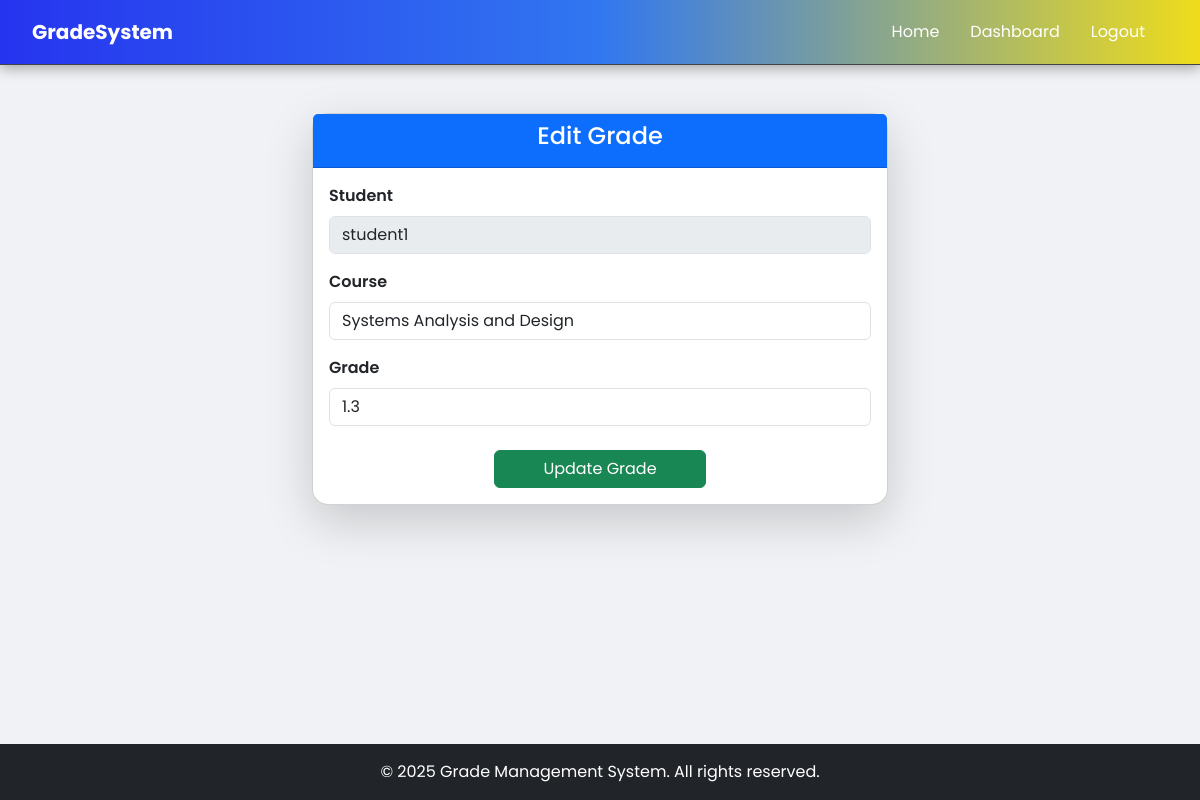
The page /edit-grade/3/ (signed in) on the database its author committed.
### core/models.py (models this page shows, shortened)
class Grade(models.Model):
    student = models.ForeignKey(Student, on_delete=models.CASCADE)
    course = models.CharField(max_length=255)
    grade = models.CharField(max_length=5)
    year_level = models.CharField(
        max_length=10,
        choices=[
            ('1st Year', '1st Year'),
            ('2nd Year', '2nd Year'),
            ('3rd Year', '3rd Year'),
            ('4th Year', '4th Year'),
        ]
    )
    semester = models.CharField(
        max_length=10,
        choices=[
            ('1st Sem', '1st Sem'),
            ('2nd Sem', '2nd Sem'),
        ]
    )
    teacher = models.ForeignKey(Teacher, on_delete=models.SET_NULL, null=True)

class Student(models.Model):
    user = models.OneToOneField(User, on_delete=models.CASCADE)
    grade_level = models.CharField(max_length=50)

### core/views.py (the view)
# urls.py: path('edit-grade/<int:grade_id>/', views.edit_grade, name='edit_grade'),
@login_required
def edit_grade(request, grade_id):
    if hasattr(request.user, 'teacher'):
        grade = get_object_or_404(Grade, id=grade_id)
        if request.method == 'POST':
            grade.grade = request.POST['grade']
            grade.save()
            messages.success(request, "Grade updated successfully!")
            return redirect('teacher_dashboard')
        return render(request, 'edit_grade.html', {'grade': grade})
    return redirect('login')

### core/templates/edit_grade.html (shortened to what this page needs)
{% extends 'core/base.html' %}
{% block content %}
<div class="container mt-5" style="max-width: 600px;">
    <div class="card shadow-lg">
        <div class="card-header bg-primary text-white text-center">
            <h4>Edit Grade</h4>
        </div>
        <div class="card-body">
            <form method="POST">
                <div class="mb-3">
                    <label class="form-label fw-semibold">Student</label>
                    <input type="text" class="form-control" value="{{ grade.student.user.username }}" disabled>
                </div>
                <div class="mb-3">
                    <label for="course" class="form-label fw-semibold">Course</label>
                    <input type="text" name="course" id="course" class="form-control" value="{{ grade.course }}" required>
                </div>
                <div class="mb-3">
                    <label for="grade" class="form-label fw-semibold">Grade</label>
                    <input type="text" name="grade" id="grade" class="form-control" value="{{ grade.grade }}" required>
                </div>
                <div class="mt-4 text-center">
                    <button type="submit" class="btn btn-success px-5 mx-auto d-block">Update Grade</button>
                </div>
            </form>
        </div>
    </div>
</div>
{% endblock %}

### core/static/core/styles.css (style rules this page uses)
body, html { background-color: #f0f2f5; font-family: 'Poppins', sans-serif; }
.card { border-radius: 16px; }

### rows shown on the page
Grade: student.user.username "student1", course "Systems Analysis and Design", grade "1.3"
